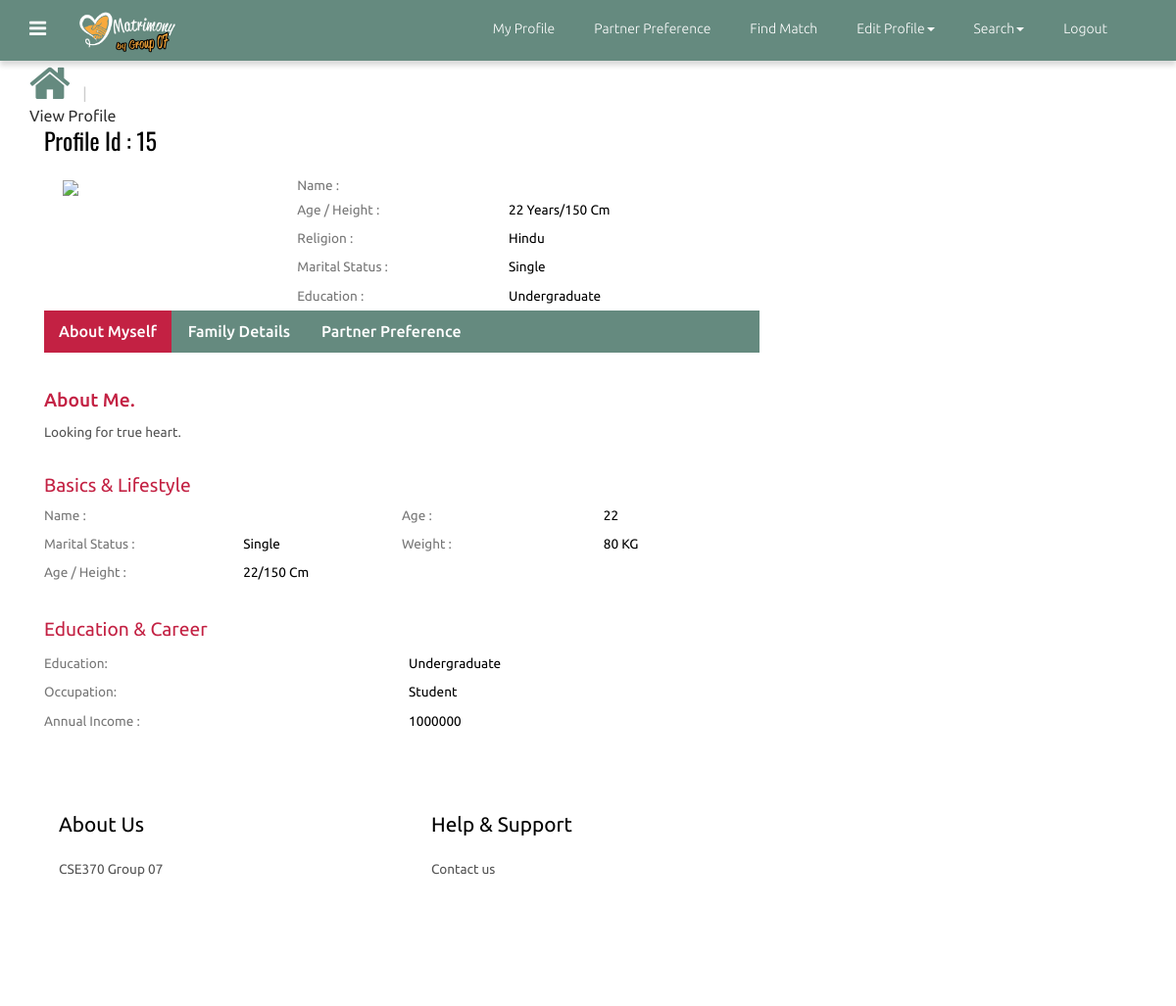
The app's page /user_profile.php?id=15 (signed in), older data.
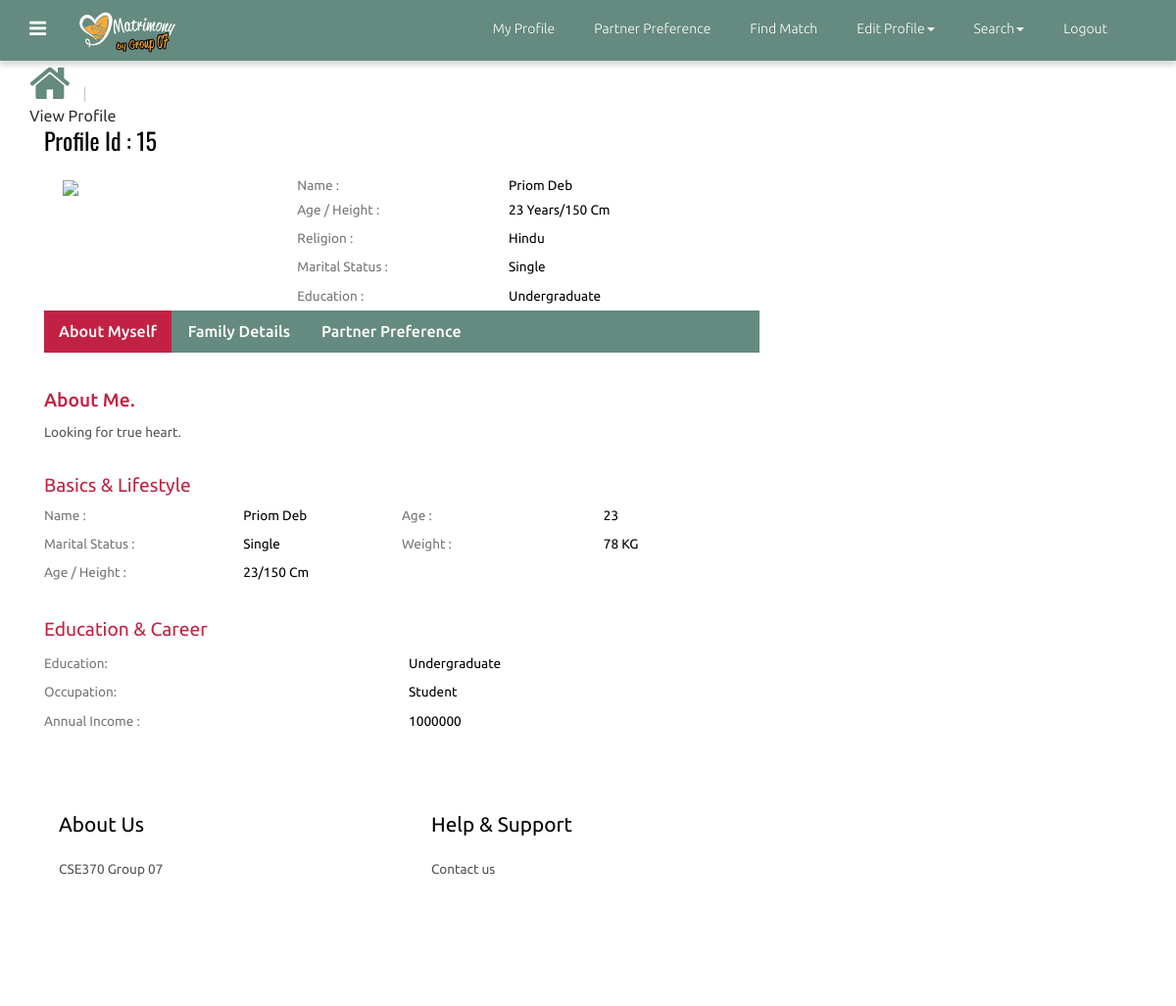
The same page, newer data.
### tables this page shows
CREATE TABLE `user_information` (
  `id` int(10) NOT NULL,
  `user_id` int(5) NOT NULL,
  `email` varchar(60) NOT NULL,
  `age` varchar(10) NOT NULL,
  `height` int(10) NOT NULL,
  `sex` varchar(6) NOT NULL,
  `religion` varchar(20) NOT NULL,
  `district` varchar(20) NOT NULL,
  `division` varchar(20) NOT NULL,
  `country` varchar(10) NOT NULL,
  `marital_status` varchar(20) NOT NULL,
  `education` text NOT NULL,
  `full_name` text NOT NULL,
  `weight` int(5) NOT NULL,
  `blood_group` varchar(5) NOT NULL,
  `date_of_birth` date NOT NULL,
  `occupation` text NOT NULL,
  `annual_income` varchar(20) NOT NULL,
  `father_name_and_occupation` varchar(100) NOT NULL,
  `mother_name_and_occupation` varchar(100) NOT NULL,
  `brothers_number` int(5) NOT NULL,
  `sisters_number` int(5) NOT NULL,
  `about_me` text NOT NULL,
  `information_updated_date` date NOT NULL
);

### user_profile.php (the view, shortened to what the changed rows need)
<?php
include("core_methods.php");
include("includes/connect_database.php");
?>
<?php
$id=$_GET['id'];
$profileid=$id;
$sql="SELECT * FROM user_information WHERE user_id = $id";
$result = mysqli_query($connect, $sql);
if($result){
$row=mysqli_fetch_assoc($result);
$age=$row['age'];
$height=$row['height'];
$religion=$row['religion'];
$maritalStatus=$row['marital_status'];
$education=$row['education'];
$fullName=$row['full_name'];
$weight=$row['weight'];
$occupation=$row['occupation'];
$annualIncome=$row['annual_income'];
$aboutMe=$row['about_me'];
}else{
	echo "<script>alert(\"Invalid Profile ID\")</script>";
}
?>
<!DOCTYPE HTML>
<html>
<head>
<link href="css/bootstrap-3.1.1.min.css" rel='stylesheet' type='text/css' />
<link href="css/style.css" rel='stylesheet' type='text/css' />
<link href="css/font-awesome.css" rel="stylesheet">
</head>
<body>
 <?php
 include("includes/user_nav_bar.php");
 ?>
<div class="grid_3">
  <div class="container">
   <div class="profile">
   	 <div class="col-md-8 profile_left">
   	 	<h2>Profile Id : <?php echo $profileid;?></h2>
   	 	<div class="col_3">
			<div class="col-sm-8 row_1">
				<table class="table_working_hours">
		        	<tbody>
		        		<tr class="opened_1">
							<td class="day_label">Name :</td>
							<td class="day_value"><?php echo $fullName  ?></td>
						</tr><tr class="opened_1">
							<td class="day_label">Age / Height :</td>
							<td class="day_value"><?php echo $age . " Years"; ?>/<?php echo $height . " Cm";?> </td>
						</tr>
					  	<tr class="opened">
							<td class="day_label">Religion :</td>
							<td class="day_value"><?php echo $religion;?></td>
						</tr>
					    <tr class="opened">
							<td class="day_label">Marital Status :</td>
							<td class="day_value"><?php echo $maritalStatus;?></td>
						</tr>
					    <tr class="closed">
							<td class="day_value closed"><span><?php echo $education;?></span></td>
						</tr>
				    </tbody>
				</table>
				</div>
		</div>
		<div class="col_4">
		    <div class="bs-example bs-example-tabs" role="tabpanel" data-example-id="togglable-tabs">
			   <div id="myTabContent" class="tab-content">
				  <div role="tabpanel" class="tab-pane fade in active" id="home" aria-labelledby="home-tab">
				    <div class="tab_box">
				    	<h1>About Me.</h1>
				    	<p><?php echo $aboutMe; ?></p>
				    </div>
				    <div class="basic_1">
				    	<div class="col-md-6 basic_1-left">
				    	  <table class="table_working_hours">
				        	<tbody>
				        		<tr class="opened_1">
									<td class="day_label">Name :</td>
									<td class="day_value"><?php echo $fullName ?></td>
								</tr>
							    <tr class="opened">
									<td class="day_label">Marital Status :</td>
									<td class="day_value"><?php echo $maritalStatus;?></td>
								</tr>
							    <tr class="opened">
									<td class="day_label">Age / Height :</td>
									<td class="day_value"><?php echo $age; ?>/<?php echo $height;?> cm</td>
								</tr>
						    </tbody>
				          </table>
				         </div>
				         <div class="col-md-6 basic_1-left">
				          <table class="table_working_hours">
				        	<tbody>
				        		<tr class="opened_1">
									<td class="day_label">Age :</td>
									<td class="day_value"><?php echo $age;?></td>
								</tr>
							    <tr class="opened">
									<td class="day_label">Weight :</td>
									<td class="day_value"><?php echo $weight;?> KG</td>
								</tr>
						    </tbody>
				        </table>
				        </div>
				    </div>
				    <div class="basic_1 basic_2">
				    	<div class="basic_1-left">
				    	  <table class="table_working_hours">
				        	<tbody>
				        		<tr class="opened">
									<td class="day_label">Education:</td>
									<td class="day_value"><?php echo $education;?></td>
								</tr>
							    <tr class="opened">
									<td class="day_value closed"><span><?php echo $occupation;?></span></td>
								</tr>
							    <tr class="opened">
									<td class="day_value closed"><span><?php echo $annualIncome;?></span></td>
								</tr>
							 </tbody>
				          </table>
				         </div>
				    </div>
				  </div>
		     </div>
		  </div>
	   </div>
   	 </div>
<link rel="stylesheet" href="css/flexslider.css" type="text/css" media="screen" />
</body>
</html>

Row changes from the older to the newer data that the page shows:
changed user_information "Hindu": full_name (not shown) → "Priom Deb"; age "22" → "23"; weight "80" → "78"
